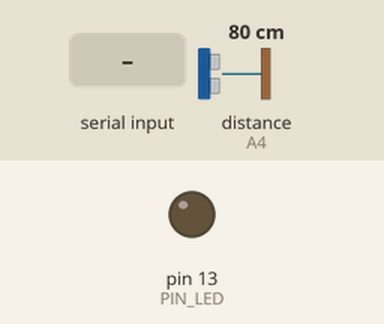
Bench run of a sketch on a simulated Arduino Uno, built with avr-gcc and run on an emulated ATmega328P. On the bench: output pins drawn as LEDs (lit = HIGH). Wiring (inferred from the names in the program): ultrasonic range finder: trigger A1; echo A4. Dashed ring = blinking. The inputs (shaded band) are chosen by the test bench; at power-on: distance to the obstacle (sensor on A4) 80 cm. The echo pulse lasts 58.3 µs per cm; pins used as bus, display or sensor lines are not drawn; what the sketch prints to the serial monitor is not drawn.

Above: at 0.1 s.
At 1.8 s:
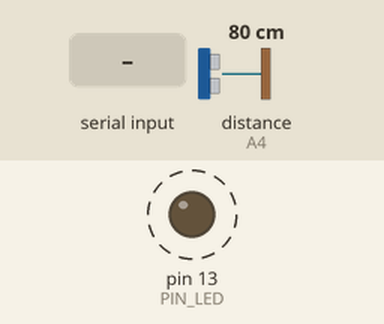
2.8 s: distance to the obstacle (sensor on A4) set to 2 cm
5.8 s: "c\n" received over Serial
8.8 s: byte 101 ('e') received over Serial
11.8 s: byte 116 ('t') received over Serial
14.8 s: byte 43 ('+') received over Serial
17.8 s: byte 104 ('h') received over Serial
Timing chart, 0 to 21.8 s (numbered marks = the images above; inputs shaded):
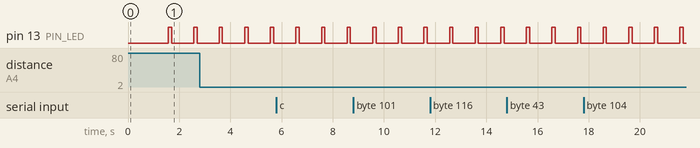

The sketch:

11_jsn_sr04t_ultrasonic_water_level_test.ino
```cpp
/*
 * WBACFSPWI — Test 11: JSN-SR04T Waterproof Ultrasonic Sensor Test & Calibration Suite
 *
 * Hardware:
 *   - Arduino Uno R3
 *   - JSN-SR04T v2.0 / v3.0 Waterproof Ultrasonic Transducer & Transceiver Module
 *
 * Purpose:
 *   - High-reliability, non-contact surface water depth (ponding level) measurement.
 *   - Calibrated for New Container Geometry:
 *       • Dry Soil / Base Floor (0% Empty)   = 28.0 cm (Depth: 0.0 cm)
 *       • 40.0% Refill Trigger (Pump ON)     = 24.8 cm (Depth: 3.2 cm)
 *       • 50.0% Target Level (Pump OFF)      = 24.0 cm (Depth: 4.0 cm)
 *       • 100.0% Maximum Capacity (Full Tank) = 20.0 cm (Depth: 8.0 cm)
 *       • Usable Container Depth             = 8.0 cm
 *       • Sensor Clearance (Air Gap to 100%) = 20.0 cm
 *
 * Pinout:
 *   - JSN-SR04T 5V   -> LM2596 Star 5.0V Power Rail (or 5V pin)
 *   - JSN-SR04T GND  -> Star Common Ground Rail (or GND pin)
 *   - JSN-SR04T TRIG -> Arduino Pin A1 (Configured as Digital OUTPUT)
 *   - JSN-SR04T ECHO -> Arduino Pin A4 (Configured as Digital INPUT)
 *   - Built-in LED   -> Pin 13 (Activity indicator)
 *
 * Note on Blind Zone:
 *   The JSN-SR04T physical blind zone is 20 cm - 25 cm. At 100% full capacity (20.0 cm),
 *   the water reaches the minimum range boundary. In standard autonomous operation,
 *   the pump shuts off at 50% (24.0 cm), remaining safely within the valid detection zone.
 */

// Pin Assignments
const int PIN_TRIG = A1; // Trigger pulse output (10µs pulse)
const int PIN_ECHO = A4; // Echo pulse input
const int PIN_LED  = 13; // Built-in activity indicator

// Physical Container Geometry Calibration Constants (in Centimeters)
// Calibrated from Live Bench Measurements:
// - Dry Soil Bed Distance                      = 28.0 cm (Depth: 0.0 cm, Level: 0.0%)
// - 50.0% Target Water Level Distance          = 24.0 cm (Depth: 4.0 cm, Level: 50.0%) -> Pump OFF
// - 40.0% Refill Water Level Distance          = 24.8 cm (Depth: 3.2 cm, Level: 40.0%) -> Pump ON
// - 100.0% Full Water Level Distance           = 20.0 cm (Depth: 8.0 cm, Level: 100.0%)
// - Total Usable Container Depth (100% scale)  = 8.0 cm (28.0 cm - 20.0 cm)
// - Sensor Clearance (Transducer to 100% mark) = 20.0 cm
float sensorClearanceCM = 20.0; // Air gap from transducer face to 100% full mark
float containerDepthCM  = 8.0;  // Calibrated usable water depth (28.0cm - 20.0cm)

// Physical Constants
const float SPEED_OF_SOUND_CM_US = 0.0343; // cm per microsecond at ~25°C
const float MIN_BLIND_ZONE_CM     = 20.0;   // Physical hardware limitation of JSN-SR04T

// Autonomous Irrigation Decision Thresholds (Harmonized with SYSTEM_MEMORY.md)
const float WATER_TARGET_MAX = 50.0; // % Pump shutoff target (24.0 cm)
const float WATER_REFILL_MIN = 40.0; // % Pump activation trigger (24.8 cm)

// Timing
unsigned long lastMeasureTime = 0;
const unsigned long MEASURE_INTERVAL_MS = 1000;

// Function Prototypes
float singlePingCM();
float readFilteredDistanceCM(int samples = 5);
float calculateWaterDepthCM(float distanceCM);
float calculateWaterPercent(float distanceCM);
void printHelpMenu();
void handleSerialCommands();
void runBurstDiagnostic();

void setup() {
  Serial.begin(115200);
  while (!Serial && millis() < 3000) { delay(10); }

  pinMode(PIN_TRIG, OUTPUT);
  pinMode(PIN_ECHO, INPUT);
  pinMode(PIN_LED,  OUTPUT);

  digitalWrite(PIN_TRIG, LOW);
  digitalWrite(PIN_LED,  LOW);

  Serial.println(F("\n============================================================"));
  Serial.println(F(" WBACFSPWI: JSN-SR04T Waterproof Ultrasonic Level Suite     "));
  Serial.println(F("============================================================"));
  Serial.println(F("Transducer non-contact surface water depth calibration tool."));
  Serial.print(F("• TRIG Pin: Arduino A1 (Digital Pin 15)\n"));
  Serial.print(F("• ECHO Pin: Arduino A4 (Digital Pin 18)\n"));
  Serial.print(F("• Baud Rate: 115200 baud\n"));
  Serial.println(F("------------------------------------------------------------"));
  Serial.print(F("Current Clearance (100% Mark): ")); Serial.print(sensorClearanceCM, 1); Serial.println(F(" cm"));
  Serial.print(F("Current Usable Depth:          ")); Serial.print(containerDepthCM, 1);  Serial.println(F(" cm"));
  Serial.print(F("Floor Distance (0% Empty):     ")); Serial.print(sensorClearanceCM + containerDepthCM, 1); Serial.println(F(" cm"));
  Serial.print(F("50.0% Target Distance (OFF):   ")); Serial.print(sensorClearanceCM + (containerDepthCM * 0.5), 1); Serial.println(F(" cm"));
  Serial.print(F("40.0% Refill Distance (ON):    ")); Serial.print((sensorClearanceCM + containerDepthCM) - (containerDepthCM * 0.4), 1); Serial.println(F(" cm"));
  Serial.println(F("------------------------------------------------------------"));
  Serial.println(F("Type 'h' or '?' anytime in the Serial Monitor for command menu."));
  Serial.println(F("============================================================\n"));

  delay(1500);
}

void loop() {
  handleSerialCommands();

  unsigned long currentMillis = millis();
  if (currentMillis - lastMeasureTime >= MEASURE_INTERVAL_MS) {
    lastMeasureTime = currentMillis;

    digitalWrite(PIN_LED, HIGH);
    float rawDistance = readFilteredDistanceCM(5);
    digitalWrite(PIN_LED, LOW);

    if (rawDistance < 0.0) {
      Serial.println(F("[ERROR] Sensor Echo Timeout! Check 5V power, GND, and wiring integrity."));
      return;
    }

    float waterDepth = calculateWaterDepthCM(rawDistance);
    float waterPct   = calculateWaterPercent(rawDistance);

    // Header & Raw distance
    Serial.print(F("[ULTRASONIC] Dist: "));
    if (rawDistance < 10.0) Serial.print(' ');
    Serial.print(rawDistance, 1);
    Serial.print(F(" cm | Depth: "));
    if (waterDepth < 10.0 && waterDepth >= 0.0) Serial.print(' ');
    Serial.print(waterDepth, 1);
    Serial.print(F(" cm | Level: "));
    if (waterPct < 10.0) Serial.print(F("  "));
    else if (waterPct < 100.0) Serial.print(' ');
    Serial.print(waterPct, 1);
    Serial.print(F("% "));

    // Visual ASCII gauge bar
    Serial.print('[');
    int filledBars = (int)((waterPct / 100.0) * 20.0);
    filledBars = constrain(filledBars, 0, 20);
    for (int i = 0; i < 20; i++) {
      if (i < filledBars) Serial.print('=');
      else Serial.print(' ');
    }
    Serial.print(F("] "));

    // Safety and Irrigation Logic Evaluation
    if (rawDistance < MIN_BLIND_ZONE_CM) {
      Serial.println(F("⚠️ [BLIND ZONE ALERT: Object < 20cm! Mount sensor higher]"));
    } else if (waterPct < WATER_REFILL_MIN) {
      Serial.println(F("💧 [REFILL TRIGGER: Pump would turn ON (<40.0%)]"));
    } else if (waterPct >= WATER_TARGET_MAX) {
      Serial.println(F("🛑 [TARGET REACHED: Pump would turn OFF (>=50.0%)]"));
    } else {
      Serial.println(F("⚖️  [BUFFER ZONE: 40.0%-50.0% (Holding previous state)]"));
    }
  }
}

// Single acoustic pulse-echo time-of-flight measurement
float singlePingCM() {
  digitalWrite(PIN_TRIG, LOW);
  delayMicroseconds(4);

  digitalWrite(PIN_TRIG, HIGH);
  delayMicroseconds(10);
  digitalWrite(PIN_TRIG, LOW);

  // 35ms timeout (~6m max)
  unsigned long duration = pulseIn(PIN_ECHO, HIGH, 35000UL);

  if (duration == 0) {
    return -1.0;
  }

  return (float)duration * SPEED_OF_SOUND_CM_US / 2.0;
}

// Multi-sample filtered distance reading to reject surface ripples and acoustic jitter
float readFilteredDistanceCM(int samples) {
  float readings[10];
  if (samples > 10) samples = 10;
  if (samples < 1)  samples = 1;

  int validCount = 0;
  for (int i = 0; i < samples; i++) {
    float d = singlePingCM();
    if (d > 0.0) {
      readings[validCount++] = d;
    }
    delay(25);
  }

  if (validCount == 0) return -1.0;

  // Simple sorting for median extraction
  for (int i = 0; i < validCount - 1; i++) {
    for (int j = i + 1; j < validCount; j++) {
      if (readings[i] > readings[j]) {
        float temp = readings[i];
        readings[i] = readings[j];
        readings[j] = temp;
      }
    }
  }

  return readings[validCount / 2];
}

// Convert measured distance down to physical water depth in container
float calculateWaterDepthCM(float distanceCM) {
  if (distanceCM < 0.0) return 0.0;
  float emptyFloorDistance = sensorClearanceCM + containerDepthCM;
  float depth = emptyFloorDistance - distanceCM;
  return constrain(depth, 0.0, containerDepthCM);
}

// Convert measured distance into 0.0% to 100.0% ponding percentage
float calculateWaterPercent(float distanceCM) {
  if (distanceCM < 0.0 || containerDepthCM <= 0.0) return 0.0;
  float emptyFloorDistance = sensorClearanceCM + containerDepthCM;
  float depth = emptyFloorDistance - distanceCM;
  float pct = (depth / containerDepthCM) * 100.0;
  return constrain(pct, 0.0, 100.0);
}

// High-speed 10-sample acoustic stability diagnostic
void runBurstDiagnostic() {
  Serial.println(F("\n--- RUNNING 10-PING ACOUSTIC STABILITY DIAGNOSTIC ---"));
  float minVal = 9999.0;
  float maxVal = 0.0;
  float sum = 0.0;
  int success = 0;

  for (int i = 1; i <= 10; i++) {
    float d = singlePingCM();
    Serial.print(F("  Ping #")); Serial.print(i); Serial.print(F(": "));
    if (d > 0.0) {
      Serial.print(d, 2); Serial.println(F(" cm"));
      sum += d;
      if (d < minVal) minVal = d;
      if (d > maxVal) maxVal = d;
      success++;
    } else {
      Serial.println(F("TIMEOUT (No echo)"));
    }
    delay(40);
  }

  Serial.println(F("----------------------------------------------------"));
  if (success > 0) {
    float avg = sum / (float)success;
    float jitter = maxVal - minVal;
    Serial.print(F("Valid Pings: ")); Serial.print(success); Serial.println(F(" / 10"));
    Serial.print(F("Average:     ")); Serial.print(avg, 2); Serial.println(F(" cm"));
    Serial.print(F("Min:         ")); Serial.print(minVal, 2); Serial.println(F(" cm"));
    Serial.print(F("Max:         ")); Serial.print(maxVal, 2); Serial.println(F(" cm"));
    Serial.print(F("Jitter/Span: ")); Serial.print(jitter, 2); Serial.println(F(" cm"));
    if (jitter <= 1.0) {
      Serial.println(F("Result:      EXCELLENT STABILITY (Jitter <= 1.0cm)"));
    } else if (jitter <= 2.5) {
      Serial.println(F("Result:      ACCEPTABLE STABILITY (Minor surface ripples)"));
    } else {
      Serial.println(F("Result:      HIGH JITTER (Check for side-wall acoustic reflections)"));
    }
  } else {
    Serial.println(F("Result: FAILED — No valid pings returned."));
  }
  Serial.println(F("----------------------------------------------------\n"));
}

// Interactive Serial Command Handler
void handleSerialCommands() {
  if (!Serial.available()) return;

  char cmd = Serial.read();
  while (Serial.available()) {
    char c = Serial.peek();
    if (c == '\r' || c == '\n') Serial.read();
    else break;
  }

  float currentDist = readFilteredDistanceCM(7);

  switch (cmd) {
    case 'c':
    case 'C':
      if (currentDist > 0.0) {
        sensorClearanceCM = currentDist;
        Serial.println(F("\n>>> [CALIBRATION] SENSOR CLEARANCE (100% Full Mark) SET!"));
        Serial.print(F("    New Sensor Clearance = ")); Serial.print(sensorClearanceCM, 2); Serial.println(F(" cm"));
        Serial.print(F("    Empty Floor Distance = ")); Serial.print(sensorClearanceCM + containerDepthCM, 2); Serial.println(F(" cm\n"));
      } else {
        Serial.println(F("\n>>> [ERROR] Cannot calibrate: No valid echo detected."));
      }
      break;

    case 'e':
    case 'E':
      if (currentDist > 0.0) {
        if (currentDist > sensorClearanceCM) {
          containerDepthCM = currentDist - sensorClearanceCM;
          Serial.println(F("\n>>> [CALIBRATION] CONTAINER FLOOR (0% Empty Mark) SET!"));
          Serial.print(F("    Current Distance to Floor = ")); Serial.print(currentDist, 2); Serial.println(F(" cm"));
          Serial.print(F("    Calculated Usable Depth   = ")); Serial.print(containerDepthCM, 2); Serial.println(F(" cm\n"));
        } else {
          Serial.println(F("\n>>> [ERROR] Floor distance must be greater than Clearance distance!"));
        }
      } else {
        Serial.println(F("\n>>> [ERROR] Cannot calibrate: No valid echo detected."));
      }
      break;

    case 't':
    case 'T':
      runBurstDiagnostic();
      break;

    case '+':
      sensorClearanceCM += 0.5;
      Serial.print(F("\n>>> Clearance adjusted: ")); Serial.print(sensorClearanceCM, 1); Serial.println(F(" cm\n"));
      break;

    case '-':
      if (sensorClearanceCM > 0.5) sensorClearanceCM -= 0.5;
      Serial.print(F("\n>>> Clearance adjusted: ")); Serial.print(sensorClearanceCM, 1); Serial.println(F(" cm\n"));
      break;

    case 'h':
    case 'H':
    case '?':
      printHelpMenu();
      break;

    default:
      break;
  }
}

void printHelpMenu() {
  Serial.println(F("\n============================================================"));
  Serial.println(F("          JSN-SR04T CALIBRATION COMMAND MENU                "));
  Serial.println(F("============================================================"));
  Serial.println(F("  'c' / 'C' : Calibrate 100% Mark (Set Clearance to current dist)"));
  Serial.println(F("  'e' / 'E' : Calibrate 0% Floor  (Set Usable Depth to floor)"));
  Serial.println(F("  't' / 'T' : Run 10-ping acoustic stability burst test"));
  Serial.println(F("  '+'       : Increase clearance offset by +0.5 cm"));
  Serial.println(F("  '-'       : Decrease clearance offset by -0.5 cm"));
  Serial.println(F("  'h' / '?' : Display this help and calibration summary"));
  Serial.println(F("------------------------------------------------------------"));
  Serial.print(F("Active Settings:\n"));
  Serial.print(F("  • Clearance (100% line): ")); Serial.print(sensorClearanceCM, 2); Serial.println(F(" cm"));
  Serial.print(F("  • Usable Depth:          ")); Serial.print(containerDepthCM, 2);  Serial.println(F(" cm"));
  Serial.print(F("  • Empty Floor Distance:  ")); Serial.print(sensorClearanceCM + containerDepthCM, 2); Serial.println(F(" cm"));
  Serial.print(F("  • 50.0% Target (OFF):    ")); Serial.print(sensorClearanceCM + (containerDepthCM * 0.5), 2); Serial.println(F(" cm"));
  Serial.print(F("  • 40.0% Refill (ON):     ")); Serial.print((sensorClearanceCM + containerDepthCM) - (containerDepthCM * 0.4), 2); Serial.println(F(" cm"));
  Serial.println(F("============================================================\n"));
}
```

Measured:
- by itself, pin 13 (PIN_LED): alternates HIGH for 0.13 s and LOW for 0.87 s
